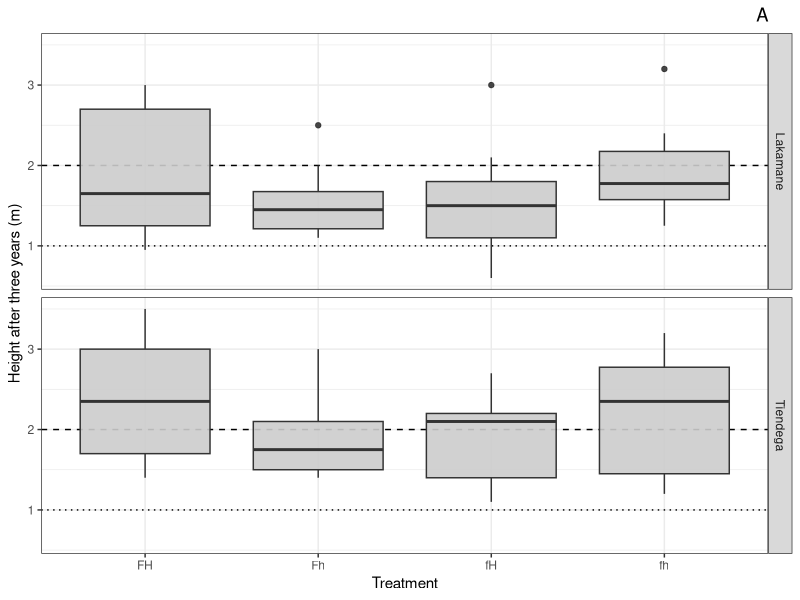

Recreate this plot in R. (Note: this script raises an error after producing the figure.)
##  Script to analyze height response after harvest. We use simple
##    ANOVAs to test for treatment effects and then pool the data
##    to look at the probability of reaching escape heights based on
##    initial tree biomass.

##  Author:       Andrew Tredennick
##  Email:        atredenn@gmail.com
##  Last update:  4.7.2015


#clear everything
rm(list=ls()) 


####
####  Load libraries ---------------------------------------------
####
library('ggplot2')
library('nlme')
library('plyr')
library('reshape2')
library('ggthemes')
library('gridExtra')


####
####  Read in 2013 data and plot by treatment and site -----------
####
allD <- read.csv("../data/heights2013.csv")

# Nice boxplots of heights by treatment and site
g1 <- ggplot(allD, aes(x=as.factor(Treatment), y=Height_m))+
  geom_hline(aes(yintercept=1), linetype=3)+
  geom_hline(aes(yintercept=2), linetype=2)+
  geom_boxplot(fill="grey80", outlier.shape=19, alpha=0.9, na.rm=TRUE)+
  facet_grid(Site~.)+
  ylab("Height after three years (m)")+
  xlab("Treatment")+
  scale_x_discrete(labels=c("FH", "Fh", "fH", "fh"))+
  ggtitle("A")+
  theme_bw()+
  theme(plot.title = element_text(hjust = 1))

# Quick ANOVA to test for treatment effects
#Tiendega
anova(lm(log(Height_m)~as.factor(Treatment), data=subset(allD, Site=="Tiendega")))
mod <- aov(log(Height_m)~as.factor(Treatment), data=subset(allD, Site=="Tiendega"))
anova(mod)
TukeyHSD(mod)

#Lakamane
anova(lm(log(Height_m)~as.factor(Treatment), data=subset(allD, Site=="Lakamane")))
mod <- aov(log(Height_m)~as.factor(Treatment), data=subset(allD, Site=="Lakamane"))
anova(mod)
TukeyHSD(mod)

#Test for site differences -- only N of 2, so ignore this...
# site_diffs <- anova(lm(log(Height_m)~Site, data=allD))
# site_height_diffs <- data.frame(F_value=site_diffs[[4]][1],
#                                 P_value=site_diffs[[5]][1])

# Save results
site_height_stats <- ddply(allD, .(Site), summarise,
                           avg_height = mean(Height_m, na.rm = TRUE),
                           sd_height = sd(Height_m, na.rm = TRUE))
write.csv(site_height_stats, "../results/site_height_stats.csv")


####
#### Logistic models for height ---------------------------------------------------
####

###
### TIENDEGA
###

##  2 meter height threshold
hts <- data.frame(Height = allD[!is.na(allD$Height_m),"Height_m"],
                  Site = allD[!is.na(allD$Height_m),"Site"],
                  Treatment = allD[!is.na(allD$Height_m),"Treatment"],
                  Initial = allD[!is.na(allD$Height_m),"InitBiomass_g"])
htThresh <- 2
hts$Above <- NA
hts[hts$Height >= htThresh,ncol(hts)] <- "Above"
hts[hts$Height < htThresh,ncol(hts)] <- "Below"
hts$Rec <- 0
hts[which(hts$Above == "Above"), ncol(hts)] <- 1
hts <- hts[hts$Initial < 250000,]

rec.out2<-glm(Rec~Initial,data=subset(hts, Site=="Tiendega"),family="binomial")
tiendega_2meter_glm <- summary(rec.out2)
newdata2 <- with(hts, data.frame(Initial = seq(0,250000, by=1000)))
predS2 <- as.data.frame(predict(rec.out2, newdata=newdata2, type="link", se=TRUE))
predS2 <- within(predS2, {
  PredictedProb <- plogis(fit)
  LL <- plogis(fit - (1.96 * se.fit))
  UL <- plogis(fit + (1.96 * se.fit))
})
predS2$Initial <- seq(0,250000, by=1000)


##  3 meter height threshold
hts <- data.frame(Height = allD[!is.na(allD$Height_m),"Height_m"],
                  Site = allD[!is.na(allD$Height_m),"Site"],
                  Treatment = allD[!is.na(allD$Height_m),"Treatment"],
                  Initial = allD[!is.na(allD$Height_m),"InitBiomass_g"])
htThresh <- 3
hts$Above <- NA
hts[hts$Height >= htThresh,ncol(hts)] <- "Above"
hts[hts$Height < htThresh,ncol(hts)] <- "Below"
hts$Rec <- 0
hts[which(hts$Above == "Above"), ncol(hts)] <- 1
hts <- hts[hts$Initial < 250000,]

rec.out2<-glm(Rec~Initial,data=subset(hts, Site=="Tiendega"),family="binomial")
tiendega_3meter_glm <- summary(rec.out2)
newdata2 <- with(hts, data.frame(Initial = seq(0,250000, by=1000)))
predS3 <- as.data.frame(predict(rec.out2, newdata=newdata2, type="link", se=TRUE))
predS3 <- within(predS3, {
  PredictedProb <- plogis(fit)
  LL <- plogis(fit - (1.96 * se.fit))
  UL <- plogis(fit + (1.96 * se.fit))
})
predS3$Initial <- seq(0,250000, by=1000)

g2 <- ggplot()+
#   geom_ribbon(data=predS1, aes(ymin=0, ymax=PredictedProb, x=Initial/100), fill="grey90")+
#   geom_line(data=predS1, aes(x = Initial/100, y = PredictedProb), color="black", size=1, linetype=1)+
  geom_ribbon(data=predS2, aes(ymin=0, ymax=PredictedProb, x=Initial/100), fill="grey70", color="white")+
  geom_line(data=predS2, aes(x = Initial/100, y = PredictedProb), color="black", size=1, linetype=2)+
  geom_ribbon(data=predS3, aes(ymin=0, ymax=PredictedProb, x=Initial/100), fill="white", color="white")+
  geom_line(data=predS3, aes(x = Initial/100, y = PredictedProb), color="black", size=1, linetype=3)+
  xlab("Initial Biomass (kg)") + ylab("Probability of Achieving Escape Height")+
  geom_text(aes(x=2000, y=0.1), label = "Tiendega", size=6)+
  ggtitle("B")+
  theme_few()+
  theme(plot.title = element_text(hjust = 1))


###
### Lakamane
###
##  2 meter threshold
hts <- data.frame(Height = allD[!is.na(allD$Height_m),"Height_m"],
                  Site = allD[!is.na(allD$Height_m),"Site"],
                  Treatment = allD[!is.na(allD$Height_m),"Treatment"],
                  Initial = allD[!is.na(allD$Height_m),"InitBiomass_g"])
htThresh <- 2
hts$Above <- NA
hts[hts$Height >= htThresh,ncol(hts)] <- "Above"
hts[hts$Height < htThresh,ncol(hts)] <- "Below"
hts$Rec <- 0
hts[which(hts$Above == "Above"), ncol(hts)] <- 1
hts <- hts[hts$Initial < 250000,]

rec.out2<-glm(Rec~Initial,data=subset(hts, Site=="Lakamane"),family="binomial")
lakamane_2meter_glm <- summary(rec.out2)
newdata2 <- with(hts, data.frame(Initial = seq(0,250000, by=1000)))
predS2 <- as.data.frame(predict(rec.out2, newdata=newdata2, type="link", se=TRUE))
predS2 <- within(predS2, {
  PredictedProb <- plogis(fit)
  LL <- plogis(fit - (1.96 * se.fit))
  UL <- plogis(fit + (1.96 * se.fit))
})
predS2$Initial <- seq(0,250000, by=1000)


##  3 meter threshold
hts <- data.frame(Height = allD[!is.na(allD$Height_m),"Height_m"],
                  Site = allD[!is.na(allD$Height_m),"Site"],
                  Treatment = allD[!is.na(allD$Height_m),"Treatment"],
                  Initial = allD[!is.na(allD$Height_m),"InitBiomass_g"])
htThresh <- 3
hts$Above <- NA
hts[hts$Height >= htThresh,ncol(hts)] <- "Above"
hts[hts$Height < htThresh,ncol(hts)] <- "Below"
hts$Rec <- 0
hts[which(hts$Above == "Above"), ncol(hts)] <- 1
hts <- hts[hts$Initial < 250000,]

rec.out2<-glm(Rec~Initial,data=subset(hts, Site=="Lakamane"),family="binomial")
lakamane_3meter_glm <- summary(rec.out2)
newdata2 <- with(hts, data.frame(Initial = seq(0,250000, by=1000)))
predS3 <- as.data.frame(predict(rec.out2, newdata=newdata2, type="link", se=TRUE))
predS3 <- within(predS3, {
  PredictedProb <- plogis(fit)
  LL <- plogis(fit - (1.96 * se.fit))
  UL <- plogis(fit + (1.96 * se.fit))
})
predS3$Initial <- seq(0,250000, by=1000)

g3 <- ggplot()+
#   geom_ribbon(data=predS1, aes(ymin=0, ymax=PredictedProb, x=Initial/100), fill="grey90")+
#   geom_line(data=predS1, aes(x = Initial/100, y = PredictedProb), color="black", size=1, linetype=1)+
  geom_ribbon(data=predS2, aes(ymin=0, ymax=PredictedProb, x=Initial/100), fill="grey70", color="white")+
  geom_line(data=predS2, aes(x = Initial/100, y = PredictedProb), color="black", size=1, linetype=2)+
  geom_ribbon(data=predS3, aes(ymin=0, ymax=PredictedProb, x=Initial/100), fill="white", color="white")+
  geom_line(data=predS3, aes(x = Initial/100, y = PredictedProb), color="black", size=1, linetype=3)+
  xlab("Initial Biomass (kg)") + ylab("Probability of Achieving Escape Height")+
  geom_text(aes(x=2000, y=0.1), label = "Lakamane", size=6)+
#   geom_text(aes(x=150, y=0.8), label = "1 m", size=4)+
  geom_text(aes(x=500, y=0.5), label = "2 m", size=4)+
  geom_text(aes(x=1000, y=0.2), label = "3 m", size=4)+
  ggtitle("C")+
  theme_few()+
  theme(plot.title = element_text(hjust = 1))


####
####  Make Figure 4 -----------------------------------------------------------------------
####
pdf("../results/Figure4.pdf", width = 4, height = 10)
grid.arrange(g1, g2, g3, nrow=3, ncol=1)
dev.off()


####
####  Save GLM output ----------------------------------------------------------------------
####
row.names(tiendega_2meter_glm$coefficients) <- NULL
row.names(tiendega_3meter_glm$coefficients) <- NULL
row.names(lakamane_2meter_glm$coefficients) <- NULL
row.names(lakamane_3meter_glm$coefficients) <- NULL
out_glms <- rbind(tiendega_2meter_glm$coefficients,
                  tiendega_3meter_glm$coefficients,
                  lakamane_2meter_glm$coefficients,
                  lakamane_3meter_glm$coefficients)
out_glms <- as.data.frame(out_glms)
out_glms$site <- rep(c("Tiendega","Lakamane"), each=4)
out_glms$height_threshold <- rep(c("2","2","3","3"), times=2)
write.csv(out_glms, "../results/glm_height_threshold_results.csv")

